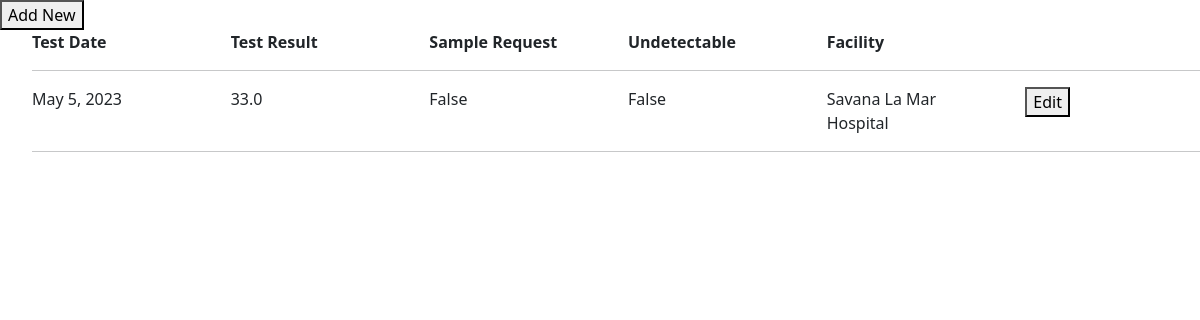
/client/viralload_list/1/ (signed in), run on an earlier commit of the app's database.
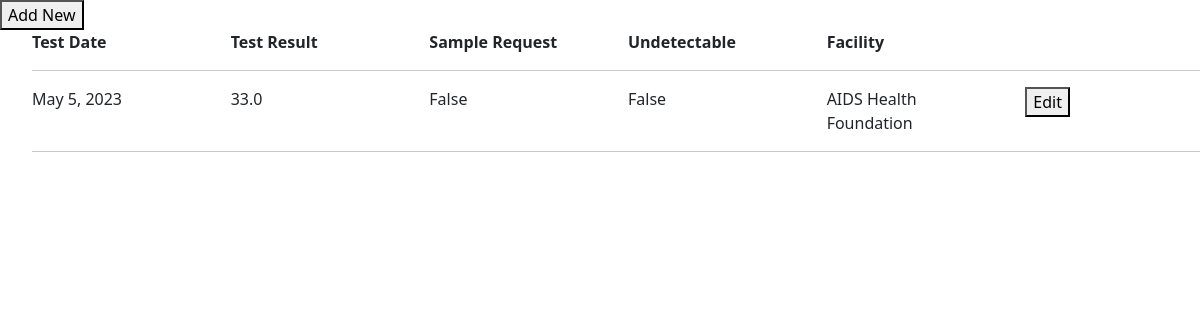
And on a later commit of the database.
### prep_app/models.py (models this page shows, shortened)
class ViralLoad(TSIS2BaseModel):
    client = models.ForeignKey("client", blank=False, null=False, on_delete=models.PROTECT)
    is_viral_load_request = models.BooleanField(verbose_name='Sampling for Viral Load', default=False)
    test_date = models.DateField(blank=False, null=False)
    test_result = models.FloatField(blank=True, null=True)
    undetectable = models.BooleanField(default=False)
    disa_reference_id = models.CharField(max_length=255, blank=True, null=True)
    notes = models.TextField(blank=True, null=True)
    facility = models.ForeignKey("Facility", on_delete=models.CASCADE,default=8)
    class Meta(object):
        default_permissions = ('add', 'change', 'delete', 'view', 'list')

class Facility(TSIS2BaseModel):
    name = models.CharField(max_length=255, blank=False, null=False)
    code = models.CharField(max_length=255, blank=False, null=False, unique=True)
    lab_ref_code = models.CharField(max_length=255, blank=True, null=True, verbose_name='LAB reference code')
    address1 = models.CharField(max_length=255, blank=True, null=True)
    parish = models.ForeignKey("Parish", blank=False, null=False,
                               related_name='facility_parish', on_delete=models.PROTECT)
    organization = models.ForeignKey("Organization", blank=False, null=False, related_name="facility_organization", on_delete=models.PROTECT)

### prep_app/views.py (the view)
# urls.py: path('viralload_list/<int:client_id>/', viralload_list, name='viralload_list'),
def viralload_list(request, client_id):
    if request.session.get('User') is None:
        return redirect('login_user')
    client = get_object_or_404(Client, pk=client_id)
    viralload = ViralLoad.objects.filter(client_id=client_id).order_by('-test_date')
    return render(request, 'viralload_list.html', {'viralload': viralload, 'client_id': client_id})

### prep_app/base_model.py (called while the page is built)
    def get_queryset(self):
        if self.include_deleted:
            return TSIS2BaseQuerySet(self.model)
        return TSIS2BaseQuerySet(self.model).filter(deleted_at=None)

### accounts/templates/viralload_list.html (shortened to what this page needs)
{% load widget_tweaks %}
{% load bootstrap5 %}
{% bootstrap_css %}
{% load crispy_forms_tags %}
</head>
{% block content %}
<div class="col-md-4">  <button onclick="popup2({{ client.id }})">Add New</button>  </div>
<ul>
  <b><div class="row">
        <div class="col-md-2"> Test Date</div>
        <div class="col-md-2">  Test Result </div>
        <div class="col-md-2"> Sample Request </div>
        <div class="col-md-2"> Undetectable </div>
        <div class="col-md-2"> Facility </div>
        <div class="col-md-2">  </div>
  </div> </b>
<hr>
{% for vl in viralload %}
<div class="row">
    <div class="col-md-2">  {{ vl.test_date }}</div>
    <div class="col-md-2">  {{ vl.test_result }}</div>
    <div class="col-md-2">  {{ vl.is_viral_load_request }}</div>
    <div class="col-md-2">  {{ vl.undetectable }}</div>
    <div class="col-md-2">  {{ vl.facility.name }}</div>
    <div class="col-md-2"> <button onclick="popup({{ vl.id }})">Edit</button>  </div>
  </div>
  <hr>
{% empty %}
<p style="font-size:12px; "> No data found - Click <b>'Add New'</b> to create new record </p>
{% endfor %}
</ul>
{% endblock %}

What changed in the data, as far as the page shows it:
changed through a linked row, ViralLoad "False": facility.name "Savana La Mar Hospital" → "AIDS Health Foundation"
